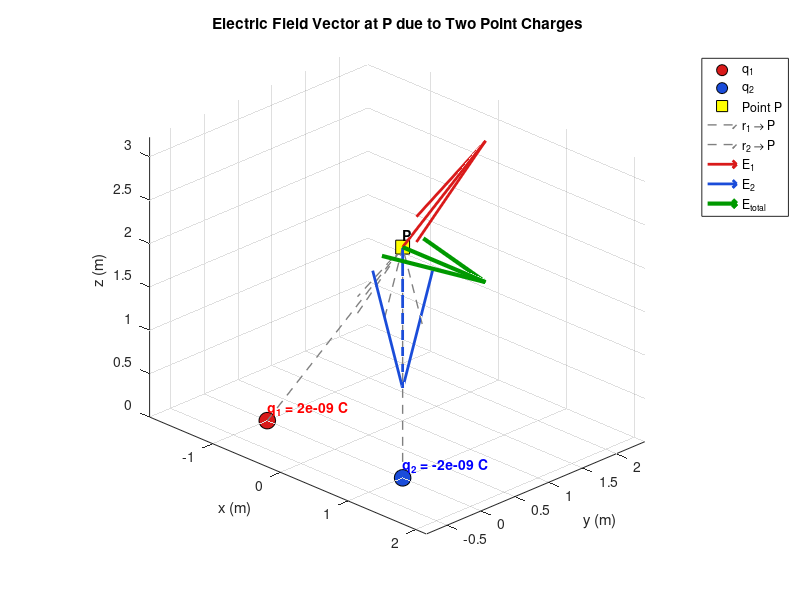

The MATLAB script that drew this image:
%% Visualize Electric Field Vector at Point P due to Two Point Charges (3D)
clear; clc; close all;

%% ---------------- USER INPUTS ----------------
% Point P where E is evaluated
Px = 0;  Py = 1;  Pz = 2;
P  = [Px, Py, Pz];

% Charge 1: value (C) and position (m)
q1 =  2e-9;            % charge value
r1 = [-1, 0, 0];   % position of q1

% Charge 2: value (C) and position (m)
q2 = -2e-9;
r2 = [1, 0, 0];   % position of q2

% Physical constant
k = 8.9875517923e9;   % Coulomb's constant (N·m²/C²)
%% ----------------------------------------------


%% Compute electric field vectors
E1 = k * q1 * (P - r1) / norm(P - r1)^3;   % field due to q1
E2 = k * q2 * (P - r2) / norm(P - r2)^3;   % field due to q2
E  = E1 + E2;                              % total field

% Display numerical results
fprintf('Field due to q1 : [% .3e, % .3e, % .3e] N/C\n', E1);
fprintf('Field due to q2 : [% .3e, % .3e, % .3e] N/C\n', E2);
fprintf('Total field E   : [% .3e, % .3e, % .3e] N/C\n', E);
fprintf('|E| = %.3e N/C\n', norm(E));


%% ---------------- PLOTTING ----------------
figure('Color','w');
hold on; grid on; axis equal;
view(45, 25);
xlabel('x (m)'); ylabel('y (m)'); zlabel('z (m)');
title('Electric Field Vector at P due to Two Point Charges');

% --- Draw charges ---
plot3(r1(1), r1(2), r1(3), 'o', ...
    'MarkerSize',12, 'MarkerFaceColor',[0.85 0.1 0.1], ...
    'MarkerEdgeColor','k');
plot3(r2(1), r2(2), r2(3), 'o', ...
    'MarkerSize',12, 'MarkerFaceColor',[0.1 0.3 0.85], ...
    'MarkerEdgeColor','k');

text(r1(1), r1(2), r1(3)+0.15, sprintf('q_1 = %.2g C', q1), ...
     'Color','r','FontWeight','bold');
text(r2(1), r2(2), r2(3)+0.15, sprintf('q_2 = %.2g C', q2), ...
     'Color','b','FontWeight','bold');

% --- Draw point P ---
plot3(P(1), P(2), P(3), 'ks', 'MarkerSize',10, ...
      'MarkerFaceColor','y');
text(P(1), P(2), P(3)+0.15, 'P', 'FontWeight','bold');

% --- Draw position vectors r1->P and r2->P (dashed) ---
quiver3(r1(1),r1(2),r1(3), P(1)-r1(1), P(2)-r1(2), P(3)-r1(3), ...
        0, 'Color',[0.5 0.5 0.5], 'LineStyle','--', 'LineWidth',1);
quiver3(r2(1),r2(2),r2(3), P(1)-r2(1), P(2)-r2(2), P(3)-r2(3), ...
        0, 'Color',[0.5 0.5 0.5], 'LineStyle','--', 'LineWidth',1);

% --- Draw E-field vectors (scaled for visibility) ---
scale = 0.5 * max([norm(r1-P), norm(r2-P), 1]) / max(norm(E), eps);

quiver3(P(1),P(2),P(3), scale*E1(1), scale*E1(2), scale*E1(3), ...
        0, 'Color',[0.85 0.1 0.1], 'LineWidth',2, 'MaxHeadSize',0.5);
quiver3(P(1),P(2),P(3), scale*E2(1), scale*E2(2), scale*E2(3), ...
        0, 'Color',[0.1 0.3 0.85], 'LineWidth',2, 'MaxHeadSize',0.5);
quiver3(P(1),P(2),P(3), scale*E(1),  scale*E(2),  scale*E(3), ...
        0, 'Color',[0 0.6 0], 'LineWidth',3, 'MaxHeadSize',0.6);

% --- Legend ---
legend({'q_1','q_2','Point P', ...
        'r_1 \rightarrow P','r_2 \rightarrow P', ...
        'E_1','E_2','E_{total}'}, ...
        'Location','northeastoutside');

hold off;
